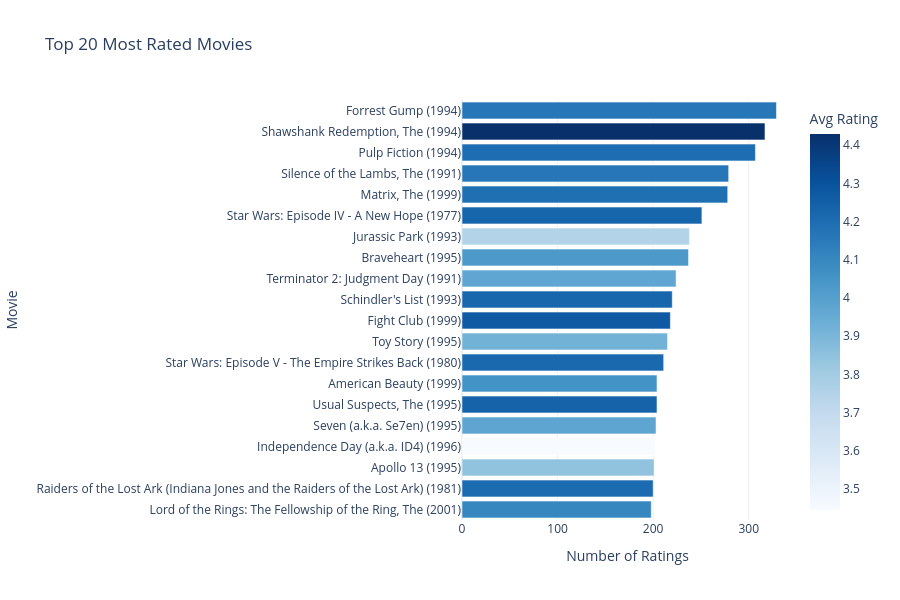

The notebook cell saved with this chart:
### Code cell
TOP_N = 20

most_rated = movie_stats.nlargest(TOP_N, "n_ratings").sort_values("n_ratings")

fig = px.bar(
    most_rated,
    x="n_ratings",
    y="title",
    orientation="h",
    color="avg_rating",
    color_continuous_scale="Blues",
    title=f"Top {TOP_N} Most Rated Movies",
    labels={"n_ratings": "Number of Ratings", "title": "Movie", "avg_rating": "Avg Rating"},
    template=PLOTLY_TEMPLATE,
    hover_data={"avg_rating": ":.2f", "genres": True},
)
fig.update_layout(yaxis={"categoryorder": "total ascending"}, height=600)
fig.show()

# Highly rated among movies with enough support
MIN_RATINGS = 50
top_quality = (
    movie_stats.query("n_ratings >= @MIN_RATINGS")
    .nlargest(TOP_N, "avg_rating")
    [["title", "avg_rating", "n_ratings", "genres"]]
)
print(f"Top {TOP_N} highest-rated movies (min {MIN_RATINGS} ratings)")
display(top_quality.reset_index(drop=True))

### Figure 1 — Plotly figure (JSON) as saved in the notebook; plotly's stock layout.template omitted (floating-point values rounded to 4 significant figures)
{"data": [{"customdata": [[4.106, "Adventure|Fantasy"], [4.207, "Action|Adventure"], [3.846, "Adventure|Drama|IMAX"], [3.446, "Action|Adventure|Sci-Fi|Thriller"], [3.975, "Mystery|Thriller"], [4.238, "Crime|Mystery|Thriller"], [4.056, "Drama|Romance"], [4.216, "Action|Adventure|Sci-Fi"], [3.921, "Adventure|Animation|Children|Comedy|Fantasy"], [4.273, "Action|Crime|Drama|Thriller"], [4.225, "Drama|War"], [3.971, "Action|Sci-Fi"], [4.032, "Action|Drama|War"], [3.75, "Action|Adventure|Sci-Fi|Thriller"], [4.231, "Action|Adventure|Sci-Fi"], [4.192, "Action|Sci-Fi|Thriller"], [4.161, "Crime|Horror|Thriller"], [4.197, "Comedy|Crime|Drama|Thriller"], [4.429, "Crime|Drama"], [4.164, "Comedy|Drama|Romance|War"]], "hovertemplate": "Number of Ratings=%{x}<br>Movie=%{y}<br>Avg Rating=%{marker.color:.2f}<br>genres=%{customdata[1]}<extra></extra>", "legendgroup": "", "marker": {"color": [4.106, 4.207, 3.846, 3.446, 3.975, 4.238, 4.056, 4.216, 3.921, 4.273, 4.225, 3.971, 4.032, 3.75, 4.231, 4.192, 4.161, 4.197, 4.429, 4.164], "coloraxis": "coloraxis", "pattern": {"shape": ""}}, "name": "", "orientation": "h", "showlegend": false, "textposition": "auto", "type": "bar", "x": [198, 200, 201, 202, 203, 204, 204, 211, 215, 218, 220, 224, 237, 238, 251, 278, 279, 307, 317, 329], "xaxis": "x", "y": ["Lord of the Rings: The Fellowship of the Ring, The (2001)", "Raiders of the Lost Ark (Indiana Jones and the Raiders of the Lost Ark) (1981)", "Apollo 13 (1995)", "Independence Day (a.k.a. ID4) (1996)", "Seven (a.k.a. Se7en) (1995)", "Usual Suspects, The (1995)", "American Beauty (1999)", "Star Wars: Episode V - The Empire Strikes Back (1980)", "Toy Story (1995)", "Fight Club (1999)", "Schindler's List (1993)", "Terminator 2: Judgment Day (1991)", "Braveheart (1995)", "Jurassic Park (1993)", "Star Wars: Episode IV - A New Hope (1977)", "Matrix, The (1999)", "Silence of the Lambs, The (1991)", "Pulp Fiction (1994)", "Shawshank Redemption, The (1994)", "Forrest Gump (1994)"], "yaxis": "y"}], "layout": {"barmode": "relative", "coloraxis": {"autocolorscale": false, "colorbar": {"title": {"text": "Avg Rating"}}, "colorscale": [[0, "rgb(247,251,255)"], [0.125, "rgb(222,235,247)"], [0.25, "rgb(198,219,239)"], [0.375, "rgb(158,202,225)"], [0.5, "rgb(107,174,214)"], [0.625, "rgb(66,146,198)"], [0.75, "rgb(33,113,181)"], [0.875, "rgb(8,81,156)"], [1, "rgb(8,48,107)"]]}, "height": 600, "legend": {"tracegroupgap": 0}, "title": {"text": "Top 20 Most Rated Movies"}, "xaxis": {"anchor": "y", "domain": [0, 1], "title": {"text": "Number of Ratings"}}, "yaxis": {"anchor": "x", "categoryorder": "total ascending", "domain": [0, 1], "title": {"text": "Movie"}}}}
